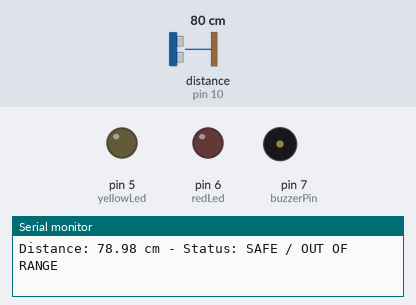
Simulated run of this sketch. Board: Arduino Uno, built with avr-gcc and run on an emulated ATmega328P. On the bench: output pins drawn as LEDs (lit = HIGH), buzzer (waves = sounding), the last lines printed to the serial monitor. Wiring (inferred from the names in the program): ultrasonic range finder: trigger pin 9; echo pin 10. Dashed ring = blinking. The test bench sets the inputs (shaded band); at power-on: distance to the obstacle (sensor on pin 10) 80 cm. The echo pulse lasts 58.3 µs per cm; pins used as bus, display or sensor lines are not drawn.

Above: at 1.2 s.
1.3 s: distance to the obstacle (sensor on pin 10) set to 55 cm
2.8 s: distance to the obstacle (sensor on pin 10) set to 48 cm
At 3.05 s:
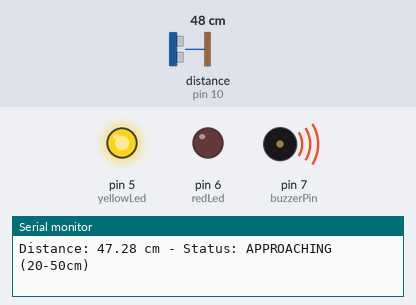
5.8 s: distance to the obstacle (sensor on pin 10) set to 22 cm
8.8 s: distance to the obstacle (sensor on pin 10) set to 18 cm
At 8.9 s:
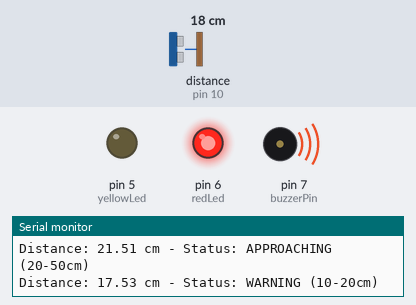
11.8 s: distance to the obstacle (sensor on pin 10) set to 12 cm
14.8 s: distance to the obstacle (sensor on pin 10) set to 9 cm
At 15.05 s:
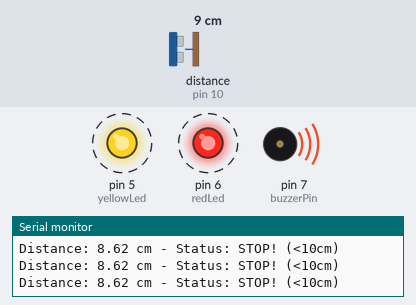
Timing chart, 0 to 18.8 s (numbered marks = the images above; inputs shaded):
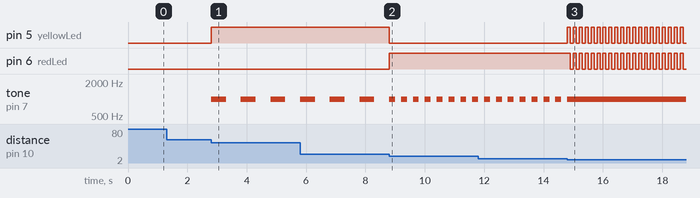

Measured:
- the behaviour switches between 51 and 50 cm on distance to the obstacle (sensor on pin 10) (found by bisection; images 0 and 1)
- the behaviour switches between 21 and 20 cm on distance to the obstacle (sensor on pin 10) (found by bisection; images 1 and 2)
- the behaviour switches between 11 and 10 cm on distance to the obstacle (sensor on pin 10) (found by bisection; images 2 and 3)
- after the input at 2.8 s, pin 5 (yellowLed): LOW → HIGH at once; tone on pin 7 (buzzerPin): alternates 1000 Hz for 0.50 s and silent for 0.50 s, starting at once
- after the input at 8.8 s, pin 5 (yellowLed): HIGH → LOW at once; pin 6 (redLed): LOW → HIGH at once; tone on pin 7 (buzzerPin): alternates 1000 Hz for 0.20 s and silent for 0.20 s, starting after 0.20 s
- after the input at 14.8 s, pin 5 (yellowLed): alternates HIGH for 0.10 s and LOW for 0.10 s, starting at once; pin 6 (redLed): alternates HIGH for 0.10 s and LOW for 0.10 s, starting after 0.10 s; tone on pin 7 (buzzerPin): goes on until 14.8 s, then stays 1000 Hz

The sketch:

parking_sensor.ino
```cpp
/*
 * Ultrasonic Parking Sensor (Non-Blocking)
 * Path: /week3/parking_sensor/parking_sensor.ino
 * Bonus: Fully implemented using millis() instead of delay()
 */

// Pin Definitions
const int trigPin = 9;
const int echoPin = 10;
const int yellowLed = 5;
const int redLed = 6;
const int buzzerPin = 7;

// Variables for calculation
long duration;
float distance;

// Non-blocking timer variables
unsigned long previousPingMillis = 0;
unsigned long previousBuzzerMillis = 0;
unsigned long previousLedMillis = 0;

// State toggles for flashing and beeping
bool buzzerState = false;
bool ledState = false;

void setup() {
  Serial.begin(9600);

  pinMode(trigPin, OUTPUT);
  pinMode(echoPin, INPUT);

  pinMode(yellowLed, OUTPUT);
  pinMode(redLed, OUTPUT);
  pinMode(buzzerPin, OUTPUT);

  Serial.println("Parking Sensor Initialized...");
}

void loop() {
  unsigned long currentMillis = millis();

  // --- 1. SENSOR READING (Every 100ms to avoid spamming) ---
  if (currentMillis - previousPingMillis >= 100) {
    previousPingMillis = currentMillis;

    // Send the ultrasonic pulse
    digitalWrite(trigPin, LOW);
    delayMicroseconds(2);
    digitalWrite(trigPin, HIGH);
    delayMicroseconds(10);
    digitalWrite(trigPin, LOW);

    // Read the pulse duration and apply the required formula
    duration = pulseIn(echoPin, HIGH);
    distance = (duration * 0.034) / 2;

    // Print to Serial Monitor
    Serial.print("Distance: ");
    Serial.print(distance);
    Serial.print(" cm - Status: ");

    // Handle the 0.00cm timeout glitch properly
    if (distance == 0 || distance > 50) Serial.println("SAFE / OUT OF RANGE");
    else if (distance > 20 && distance <= 50) Serial.println("APPROACHING (20-50cm)");
    else if (distance > 10 && distance <= 20) Serial.println("WARNING (10-20cm)");
    else Serial.println("STOP! (<10cm)");
  }

  // --- 2. ALERT LOGIC (Fully Non-Blocking) ---

  // Zone 1: SAFE (> 50cm)
  if (distance > 50 || distance == 0) {
    digitalWrite(yellowLed, LOW);
    digitalWrite(redLed, LOW);
    noTone(buzzerPin);
  }

  // Zone 2: APPROACHING (20cm - 50cm)
  else if (distance > 20 && distance <= 50) {
    digitalWrite(yellowLed, HIGH);
    digitalWrite(redLed, LOW);

    // Buzzer beeps every 500ms
    if (currentMillis - previousBuzzerMillis >= 500) {
      previousBuzzerMillis = currentMillis;
      buzzerState = !buzzerState;
      if (buzzerState) tone(buzzerPin, 1000);
      else noTone(buzzerPin);
    }
  }

  // Zone 3: WARNING (10cm - 20cm)
  else if (distance > 10 && distance <= 20) {
    digitalWrite(yellowLed, LOW);
    digitalWrite(redLed, HIGH);

    // Buzzer beeps every 200ms
    if (currentMillis - previousBuzzerMillis >= 200) {
      previousBuzzerMillis = currentMillis;
      buzzerState = !buzzerState;
      if (buzzerState) tone(buzzerPin, 1000);
      else noTone(buzzerPin);
    }
  }

  // Zone 4: STOP (< 10cm)
  else if (distance > 0 && distance <= 10) {
    // Continuous tone
    tone(buzzerPin, 1000);

    // Rapidly flash both LEDs every 100ms
    if (currentMillis - previousLedMillis >= 100) {
      previousLedMillis = currentMillis;
      ledState = !ledState;
      digitalWrite(yellowLed, ledState);
      digitalWrite(redLed, ledState);
    }
  }
}
```
